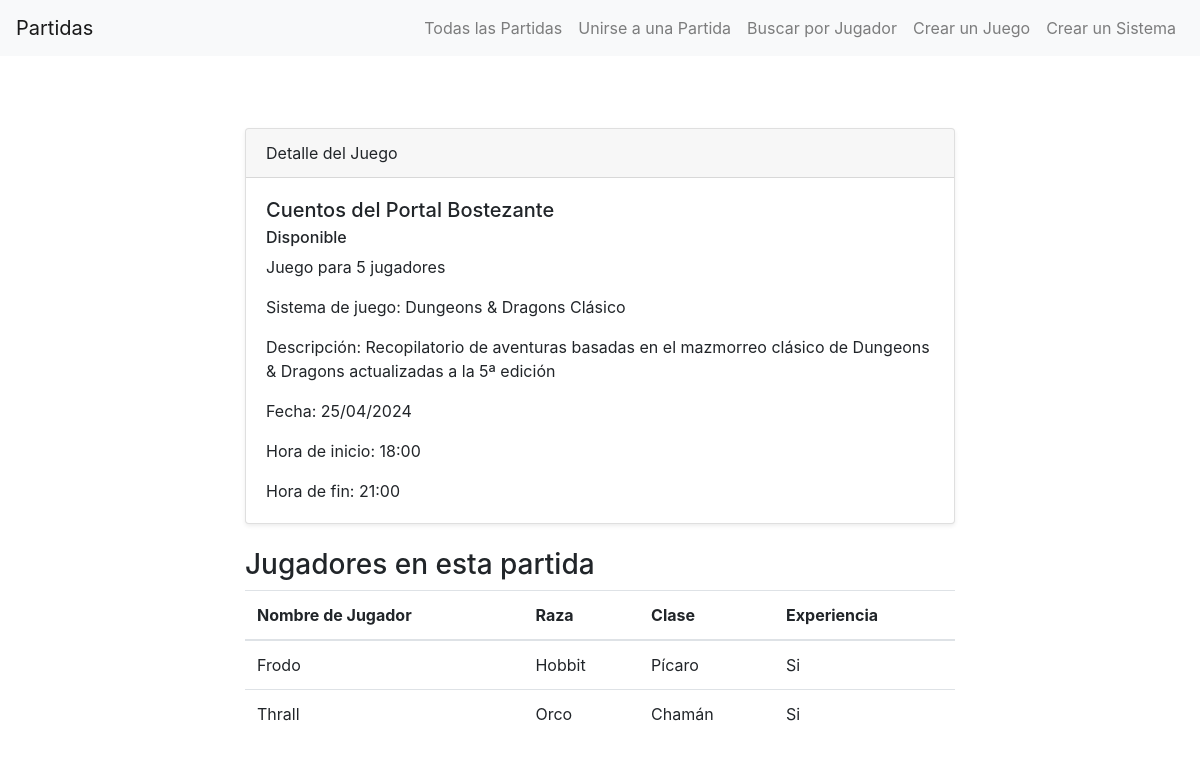
The page /partidas/detail-juego/2 on the database as committed earlier.
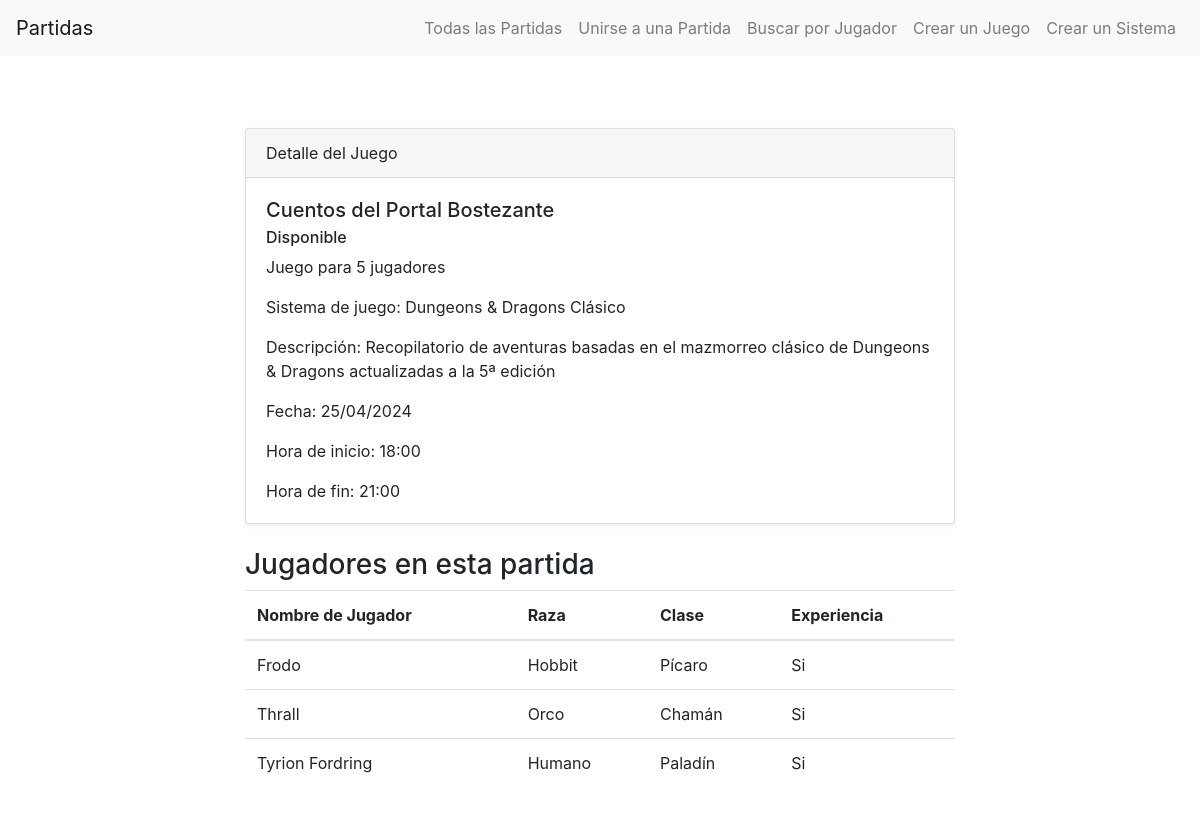
The same page on the database as committed later.
### partidas/models.py (models this page shows, shortened)
class Reserva(models.Model):
    jugador = models.CharField(max_length=50)
    juego = models.ForeignKey(Juego, on_delete=models.CASCADE, related_name='reservas')
    raza = models.CharField(max_length=50)
    clase = models.CharField(max_length=50)
    experiencia = models.BooleanField(default=True)
    descripcion = models.TextField(max_length=500)
    def get_experiencia_display(self):
        return "Si" if self.experiencia else "No"

### partidas/views.py (the view)
# urls.py: path("detail-juego/<juego_id>", detail_juego_view, name="detalle-partida")
def detail_juego_view(request, juego_id):
    juego = Juego.objects.get(id=juego_id)
    contexto = {"juego": juego}
    return render(request, "partidas/detail-juego.html", contexto)

### partidas/models.py (called while the page is built)
    def __str__(self):
        return f"{self.nombre}"

### partidas/templates/partidas/detail-juego.html (shortened to what this page needs)
{% extends 'partidas/base.html' %}
{% block content %}
<section class="py-5">
    <div class="container">
        <div class="row">
            <div class="col-lg-8 mx-auto">
                <div class="card shadow-sm">
                    <div class="card-header">
                        Detalle del Juego
                    </div>
                    <div class="card-body">
                        <h5 class="card-title">{{ juego.nombre }}</h5>
                        {% if juego.disponible %}
                        <h6 class="card-subtitle mb-2">Disponible</h6>
                        {% else %}
                        <h6 class="card-subtitle mb-2">No Disponible</h6>
                        {% endif %}
                        <p class="card-text">Juego para {{ juego.numero_de_jugadores }} jugadores</p>
                        <p class="card-text">Sistema de juego: {{ juego.sistema_de_juego }}</p>
                        <p class="card-text">Descripción: {{ juego.descripcion | default:"No proporcionado" }}</p>
                        <p class="card-text">Fecha: {{ juego.fecha | date:"d/m/Y" }}</p>
                        <p class="card-text">Hora de inicio: {{ juego.hora_inicio | date:"H:i" }}</p>
                        <p class="card-text">Hora de fin: {{ juego.hora_fin | date:"H:i" }}</p>
                    </div>
                </div>
                <div class="mt-4">
                    <h3>Jugadores en esta partida</h3>
                    <table class="table">
                        <thead>
                            <tr>
                                <th scope="col">Nombre de Jugador</th>
                                <th scope="col">Raza</th>
                                <th scope="col">Clase</th>
                                <th scope="col">Experiencia</th>
                            </tr>
                        </thead>
                        <tbody>
                            {% for reserva in juego.reservas.all %}
                            <tr>
                                <td>{{ reserva.jugador }}</td>
                                <td>{{ reserva.raza }}</td>
                                <td>{{ reserva.clase }}</td>
                                <td>{{ reserva.get_experiencia_display }}</td>
                            </tr>
                            {% empty %}
                            <tr>
                                <td colspan="5">No hay jugadores para esta partida.</td>
                            </tr>
                            {% endfor %}
                        </tbody>
                    </table>
                </div>
            </div>
        </div>
    </div>
</section>
{% endblock %}

Rows that differ between the two databases and show on the page:
added Reserva: jugador "Tyrion Fordring", raza "Humano", clase "Paladín", experiencia "Si"
